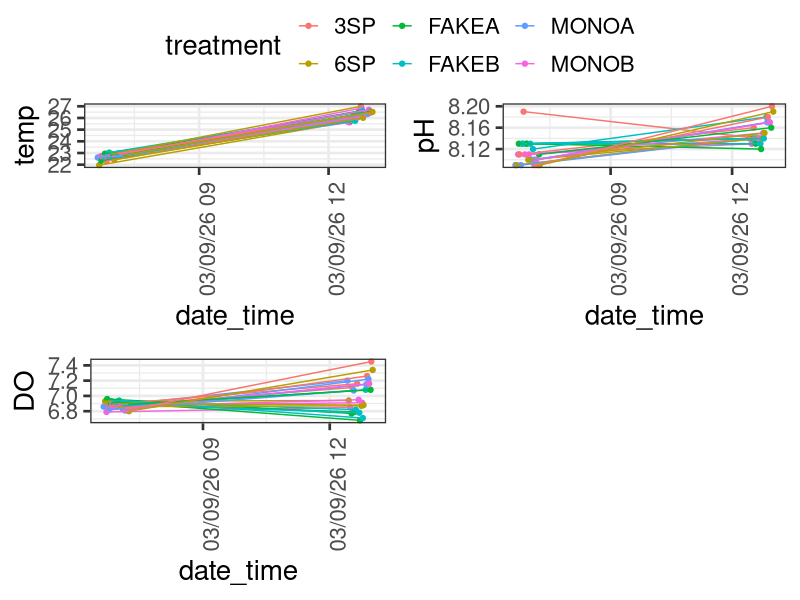
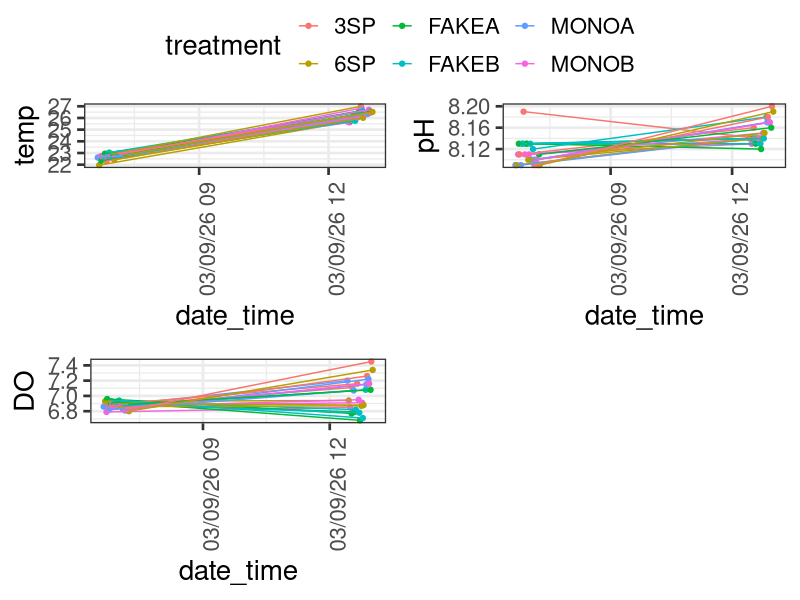

Write the R code that produced these figures, in order.
#Tank data
#Biodiversity facilitation experiment
#HIMB Spring 2026
#Maya Powell

#load libraries
library(ggplot2)
library(here)
library(ggpubr)
library(lubridate)

#read in data

td <- read.csv(here("Data/tank_data_biofac.csv"))

td <- td %>%
  mutate(date_time = paste(date,pH_time)) %>%
  mutate(date_time = mdy_hm(date_time)) %>%
  mutate(tank = as.factor(tank)) %>% 
  dplyr::filter(treatment != "acclimation")

#plot data

temp <- ggplot(td, aes(x = date_time, y = temp, color = treatment, group = tank)) +
  geom_point() +
  geom_line() +
  theme_bw(base_size = 20) +
  theme(axis.text.x = element_text(angle = 90)) +
  scale_x_datetime(date_labels = "%D %H")

pH <- ggplot(td, aes(x = date_time, y = pH, color = treatment, group = tank)) +
  geom_point() +
  geom_line() +
  theme_bw(base_size = 20) +
  theme(axis.text.x = element_text(angle = 90)) +
  scale_x_datetime(date_labels = "%D %H")

DO <- ggplot(td, aes(x = date_time, y = DO, color = treatment, group = tank)) +
  geom_point() +
  geom_line() +
  theme_bw(base_size = 20) +
  theme(axis.text.x = element_text(angle = 90)) +
  scale_x_datetime(date_labels = "%D %H")

# sal <- ggplot(td, aes(x = date_time, y = sal, color = as.factor(tank), shape = coral_no)) +
#   geom_point() +
#   theme_bw(base_size = 20) +
#   theme(axis.text.x = element_text(angle = 90))
  

tank_plots <- ggarrange(temp, pH, DO, common.legend = T, nrow = 2, ncol = 2)
tank_plots

ggsave(here("Output/tank_plots.pdf"), tank_plots, h = 10, w = 10)

#sunset at 18:38 so during sampling on 3/6
#flow rates all over the place so residence times super unpredictable and weird
#for initial tank data - much better!!
